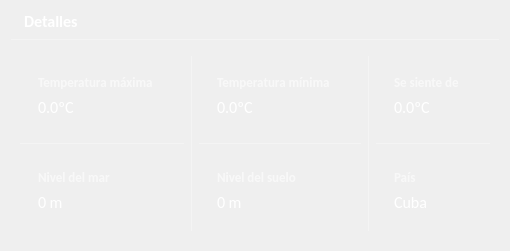
               <widget class="QWidget" name="details" native="true">
                <property name="styleSheet">
                 <string notr="true">QWidget #details{
	border:none;
	border-radius:19px;
	background-color: rgba(255, 255, 255, 50);
}</string>
                </property>
                <layout class="QGridLayout" name="gridLayout_24">
                 <item row="0" column="0">
                  <widget class="QLabel" name="label_26">
                   <property name="font">
                    <font>
                     <family>Calibri</family>
                     <pointsize>12</pointsize>
                     <weight>75</weight>
                     <bold>true</bold>
                    </font>
                   </property>
                   <property name="styleSheet">
                    <string notr="true">color: rgb(255, 255, 255);
padding-left:10px;</string>
                   </property>
                   <property name="text">
                    <string>Detalles</string>
                   </property>
                  </widget>
                 </item>
                 <item row="1" column="0">
                  <widget class="Line" name="line_2">
                   <property name="styleSheet">
                    <string notr="true">color: rgba(255, 255, 255, 80);</string>
                   </property>
                   <property name="frameShadow">
                    <enum>QFrame::Plain</enum>
                   </property>
                   <property name="orientation">
                    <enum>Qt::Horizontal</enum>
                   </property>
                  </widget>
                 </item>
                 <item row="2" column="0">
                  <widget class="QWidget" name="widget_10" native="true">
                   <layout class="QGridLayout" name="gridLayout_37">
                    <item row="0" column="3" rowspan="3">
                     <widget class="Line" name="line_4">
                      <property name="styleSheet">
                       <string notr="true">color: rgba(255, 255, 255, 80);</string>
                      </property>
                      <property name="frameShadow">
                       <enum>QFrame::Plain</enum>
                      </property>
                      <property name="orientation">
                       <enum>Qt::Vertical</enum>
                      </property>
                     </widget>
                    </item>
                    <item row="0" column="1" rowspan="3">
                     <widget class="Line" name="line_3">
                      <property name="styleSheet">
                       <string notr="true">color: rgba(255, 255, 255, 80);</string>
                      </property>
                      <property name="frameShadow">
                       <enum>QFrame::Plain</enum>
                      </property>
                      <property name="orientation">
                       <enum>Qt::Vertical</enum>
                      </property>
                     </widget>
                    </item>
                    <item row="0" column="0">
                     <widget class="QWidget" name="details_item" native="true">
                      <layout class="QGridLayout" name="gridLayout_26">
                       <item row="0" column="1" alignment="Qt::AlignHCenter">
                        <widget class="QLabel" name="label_28">
                         <property name="minimumSize">
                          <size>
                           <width>0</width>
                           <height>0</height>
                          </size>
                         </property>
                         <property name="maximumSize">
                          <size>
                           <width>30</width>
                           <height>30</height>
                          </size>
                         </property>
                         <property name="text">
                          <string/>
                         </property>
                         <property name="pixmap">
                          <pixmap resource="qss_icons.qrc">:/weather/weather_img/details/temperature-light@2x_white.png</pixmap>
                         </property>
                         <property name="scaledContents">
                          <bool>true</bool>
                         </property>
                         <property name="alignment">
                          <set>Qt::AlignCenter</set>
                         </property>
                        </widget>
                       </item>
                       <item row="0" column="0">
                        <widget class="QWidget" name="text_details_widget" native="true">
                         <layout class="QGridLayout" name="gridLayout_25">
                          <item row="0" column="0">
                           <widget class="QLabel" name="label_27">
                            <property name="font">
                             <font>
                              <family>Calibri</family>
                              <pointsize>10</pointsize>
                              <weight>75</weight>
                              <bold>true</bold>
                             </font>
                            </property>
                            <property name="styleSheet">
                             <string notr="true">color: rgba(255, 255, 255, 150);</string>
                            </property>
                            <property name="text">
                             <string>Temperatura máxima</string>
                            </property>
                           </widget>
                          </item>
                          <item row="1" column="0">
                           <widget class="QLabel" name="temp_max">
                            <property name="font">
                             <font>
                              <family>Calibri</family>
                              <pointsize>12</pointsize>
                             </font>
                            </property>
                            <property name="toolTip">
                             <string>Temepratura máxima alcanzada</string>
                            </property>
                            <property name="styleSheet">
                             <string notr="true">QLabel{
	color:rgb(255, 255, 255);
}
</string>
                            </property>
                            <property name="text">
                             <string>0.0ºC</string>
                            </property>
                           </widget>
                          </item>
                         </layout>
                        </widget>
                       </item>
                      </layout>
                     </widget>
                    </item>
                    <item row="0" column="2">
                     <widget class="QWidget" name="details_item_2" native="true">
                      <layout class="QGridLayout" name="gridLayout_27">
                       <item row="0" column="1" alignment="Qt::AlignHCenter">
                        <widget class="QLabel" name="label_29">
                         <property name="minimumSize">
                          <size>
                           <width>0</width>
                           <height>0</height>
                          </size>
                         </property>
                         <property name="maximumSize">
                          <size>
                           <width>30</width>
                           <height>30</height>
                          </size>
                         </property>
                         <property name="text">
                          <string/>
                         </property>
                         <property name="pixmap">
                          <pixmap resource="qss_icons.qrc">:/weather/weather_img/details/temperature-light@2x_white.png</pixmap>
                         </property>
                         <property name="scaledContents">
                          <bool>true</bool>
                         </property>
                         <property name="alignment">
                          <set>Qt::AlignCenter</set>
                         </property>
                        </widget>
                       </item>
                       <item row="0" column="0">
                        <widget class="QWidget" name="text_details_widget_2" native="true">
                         <layout class="QGridLayout" name="gridLayout_28">
                          <item row="0" column="0">
                           <widget class="QLabel" name="label_30">
                            <property name="font">
                             <font>
                              <family>Calibri</family>
                              <pointsize>10</pointsize>
                              <weight>75</weight>
                              <bold>true</bold>
                             </font>
                            </property>
                            <property name="styleSheet">
                             <string notr="true">color: rgba(255, 255, 255, 150);</string>
                            </property>
                            <property name="text">
                             <string>Temperatura mínima</string>
                            </property>
                           </widget>
                          </item>
                          <item row="1" column="0">
                           <widget class="QLabel" name="temp_min">
                            <property name="font">
                             <font>
                              <family>Calibri</family>
                              <pointsize>12</pointsize>
                             </font>
                            </property>
                            <property name="toolTip">
                             <string>Temperatura mínima</string>
                            </property>
                            <property name="styleSheet">
                             <string notr="true">QLabel{
	color:rgb(255, 255, 255);
}
</string>
                            </property>
                            <property name="text">
                             <string>0.0ºC</string>
                            </property>
                           </widget>
                          </item>
                         </layout>
                        </widget>
                       </item>
                      </layout>
                     </widget>
                    </item>
                    <item row="0" column="4">
                     <widget class="QWidget" name="details_item_3" native="true">
                      <layout class="QGridLayout" name="gridLayout_29">
                       <item row="0" column="1" alignment="Qt::AlignHCenter">
                        <widget class="QLabel" name="label_31">
                         <property name="minimumSize">
                          <size>
                           <width>0</width>
                           <height>0</height>
                          </size>
                         </property>
                         <property name="maximumSize">
                          <size>
                           <width>30</width>
                           <height>30</height>
                          </size>
                         </property>
                         <property name="text">
                          <string/>
                         </property>
                         <property name="pixmap">
                          <pixmap resource="qss_icons.qrc">:/weather/weather_img/details/temperature-light@2x_white.png</pixmap>
                         </property>
                         <property name="scaledContents">
                          <bool>true</bool>
                         </property>
                         <property name="alignment">
                          <set>Qt::AlignCenter</set>
                         </property>
                        </widget>
                       </item>
                       <item row="0" column="0">
                        <widget class="QWidget" name="text_details_widget_3" native="true">
                         <layout class="QGridLayout" name="gridLayout_30">
                          <item row="0" column="0">
                           <widget class="QLabel" name="label_32">
                            <property name="font">
                             <font>
                              <family>Calibri</family>
                              <pointsize>10</pointsize>
                              <weight>75</weight>
                              <bold>true</bold>
                             </font>
                            </property>
                            <property name="styleSheet">
                             <string notr="true">color: rgba(255, 255, 255, 150);</string>
                            </property>
                            <property name="text">
                             <string>Se siente de</string>
                            </property>
                           </widget>
                          </item>
                          <item row="1" column="0">
                           <widget class="QLabel" name="feels_like">
                            <property name="font">
                             <font>
                              <family>Calibri</family>
                              <pointsize>12</pointsize>
                             </font>
                            </property>
                            <property name="toolTip">
                             <string>Como percibirá la temperatura actual</string>
                            </property>
                            <property name="styleSheet">
                             <string notr="true">QLabel{
	color:rgb(255, 255, 255);
}
</string>
                            </property>
                            <property name="text">
                             <string>0.0ºC</string>
                            </property>
                           </widget>
                          </item>
                         </layout>
                        </widget>
                       </item>
                      </layout>
                     </widget>
                    </item>
                    <item row="2" column="0">
                     <widget class="QWidget" name="details_item_4" native="true">
                      <layout class="QGridLayout" name="gridLayout_31">
                       <item row="0" column="1" alignment="Qt::AlignHCenter">
                        <widget class="QLabel" name="label_33">
                         <property name="minimumSize">
                          <size>
                           <width>0</width>
                           <height>0</height>
                          </size>
                         </property>
                         <property name="maximumSize">
                          <size>
                           <width>30</width>
                           <height>25</height>
                          </size>
                         </property>
                         <property name="text">
                          <string/>
                         </property>
                         <property name="pixmap">
                          <pixmap resource="qss_icons.qrc">:/weather/weather_img/img/sea.png</pixmap>
                         </property>
                         <property name="scaledContents">
                          <bool>true</bool>
                         </property>
                         <property name="alignment">
                          <set>Qt::AlignCenter</set>
                         </property>
                        </widget>
                       </item>
                       <item row="0" column="0">
                        <widget class="QWidget" name="text_details_widget_4" native="true">
                         <layout class="QGridLayout" name="gridLayout_32">
                          <item row="0" column="0">
                           <widget class="QLabel" name="label_34">
                            <property name="font">
                             <font>
                              <family>Calibri</family>
                              <pointsize>10</pointsize>
                              <weight>75</weight>
                              <bold>true</bold>
                             </font>
                            </property>
                            <property name="styleSheet">
                             <string notr="true">color: rgba(255, 255, 255, 150);</string>
                            </property>
                            <property name="text">
                             <string>Nivel del mar</string>
                            </property>
                           </widget>
                          </item>
                          <item row="1" column="0">
                           <widget class="QLabel" name="sea_lvl">
                            <property name="font">
                             <font>
                              <family>Calibri</family>
                              <pointsize>12</pointsize>
                             </font>
                            </property>
                            <property name="toolTip">
                             <string>Nivel del mar</string>
                            </property>
                            <property name="styleSheet">
                             <string notr="true">QLabel{
	color:rgb(255, 255, 255);
}
</string>
                            </property>
                            <property name="text">
                             <string>0 m</string>
                            </property>
                           </widget>
                          </item>
                         </layout>
                        </widget>
                       </item>
                      </layout>
                     </widget>
                    </item>
                    <item row="2" column="4">
                     <widget class="QWidget" name="details_item_6" native="true">
                      <layout class="QGridLayout" name="gridLayout_35">
                       <item row="0" column="1" alignment="Qt::AlignHCenter">
                        <widget class="QLabel" name="label_37">
                         <property name="minimumSize">
                          <size>
                           <width>0</width>
                           <height>0</height>
                          </size>
                         </property>
                         <property name="maximumSize">
                          <size>
                           <width>30</width>
                           <height>33</height>
                          </size>
                         </property>
                         <property name="text">
                          <string/>
                         </property>
                         <property name="pixmap">
                          <pixmap resource="qss_icons.qrc">:/weather/weather_img/img/icon_location_white.png</pixmap>
                         </property>
                         <property name="scaledContents">
                          <bool>false</bool>
                         </property>
                         <property name="alignment">
                          <set>Qt::AlignCenter</set>
                         </property>
                        </widget>
                       </item>
                       <item row="0" column="0">
                        <widget class="QWidget" name="text_details_widget_6" native="true">
                         <layout class="QGridLayout" name="gridLayout_36">
                          <item row="0" column="0">
                           <widget class="QLabel" name="label_38">
                            <property name="font">
                             <font>
                              <family>Calibri</family>
                              <pointsize>10</pointsize>
                              <weight>75</weight>
                              <bold>true</bold>
                             </font>
                            </property>
                            <property name="styleSheet">
                             <string notr="true">color: rgba(255, 255, 255, 150);</string>
                            </property>
                            <property name="text">
                             <string>País</string>
                            </property>
                           </widget>
                          </item>
                          <item row="1" column="0">
                           <widget class="QLabel" name="country">
                            <property name="font">
                             <font>
                              <family>Calibri</family>
                              <pointsize>12</pointsize>
                             </font>
                            </property>
                            <property name="toolTip">
                             <string>País al que pertenece la ciudad</string>
                            </property>
                            <property name="styleSheet">
                             <string notr="true">QLabel{
	color:rgb(255, 255, 255);
}
</string>
                            </property>
                            <property name="text">
                             <string>Cuba</string>
                            </property>
                           </widget>
                          </item>
                         </layout>
                        </widget>
                       </item>
                      </layout>
                     </widget>
                    </item>
                    <item row="2" column="2">
                     <widget class="QWidget" name="details_item_5" native="true">
                      <layout class="QGridLayout" name="gridLayout_33">
                       <item row="0" column="1" alignment="Qt::AlignHCenter">
                        <widget class="QLabel" name="label_35">
                         <property name="minimumSize">
                          <size>
                           <width>0</width>
                           <height>0</height>
                          </size>
                         </property>
                         <property name="maximumSize">
                          <size>
                           <width>30</width>
                           <height>30</height>
                          </size>
                         </property>
                         <property name="text">
                          <string/>
                         </property>
                         <property name="pixmap">
                          <pixmap resource="qss_icons.qrc">:/weather/weather_img/img/@BackgroundAccessToastIcon.png</pixmap>
                         </property>
                         <property name="scaledContents">
                          <bool>true</bool>
                         </property>
                         <property name="alignment">
                          <set>Qt::AlignCenter</set>
                         </property>
                        </widget>
                       </item>
                       <item row="0" column="0">
                        <widget class="QWidget" name="text_details_widget_5" native="true">
                         <layout class="QGridLayout" name="gridLayout_34">
                          <item row="0" column="0">
                           <widget class="QLabel" name="label_36">
                            <property name="font">
                             <font>
                              <family>Calibri</family>
                              <pointsize>10</pointsize>
                              <weight>75</weight>
                              <bold>true</bold>
                             </font>
                            </property>
                            <property name="styleSheet">
                             <string notr="true">color: rgba(255, 255, 255, 150);</string>
                            </property>
                            <property name="text">
                             <string>Nivel del suelo</string>
                            </property>
                           </widget>
                          </item>
                          <item row="1" column="0">
                           <widget class="QLabel" name="ground_lvl">
                            <property name="font">
                             <font>
                              <family>Calibri</family>
                              <pointsize>12</pointsize>
                             </font>
                            </property>
                            <property name="toolTip">
                             <string>Nivel del suelo</string>
                            </property>
                            <property name="styleSheet">
                             <string notr="true">QLabel{
	color:rgb(255, 255, 255);
}
</string>
                            </property>
                            <property name="text">
                             <string>0 m</string>
                            </property>
                           </widget>
                          </item>
                         </layout>
                        </widget>
                       </item>
                      </layout>
                     </widget>
                    </item>
                    <item row="1" column="0">
                     <widget class="Line" name="line_5">
                      <property name="styleSheet">
                       <string notr="true">color: rgba(255, 255, 255, 80);</string>
                      </property>
                      <property name="frameShadow">
                       <enum>QFrame::Plain</enum>
                      </property>
                      <property name="orientation">
                       <enum>Qt::Horizontal</enum>
                      </property>
                     </widget>
                    </item>
                    <item row="1" column="2">
                     <widget class="Line" name="line_6">
                      <property name="styleSheet">
                       <string notr="true">color: rgba(255, 255, 255, 80);</string>
                      </property>
                      <property name="frameShadow">
                       <enum>QFrame::Plain</enum>
                      </property>
                      <property name="orientation">
                       <enum>Qt::Horizontal</enum>
                      </property>
                     </widget>
                    </item>
                    <item row="1" column="4">
                     <widget class="Line" name="line_7">
                      <property name="styleSheet">
                       <string notr="true">color: rgba(255, 255, 255, 80);</string>
                      </property>
                      <property name="frameShadow">
                       <enum>QFrame::Plain</enum>
                      </property>
                      <property name="orientation">
                       <enum>Qt::Horizontal</enum>
                      </property>
                     </widget>
                    </item>
                   </layout>
                  </widget>
                 </item>
                </layout>
               </widget>
